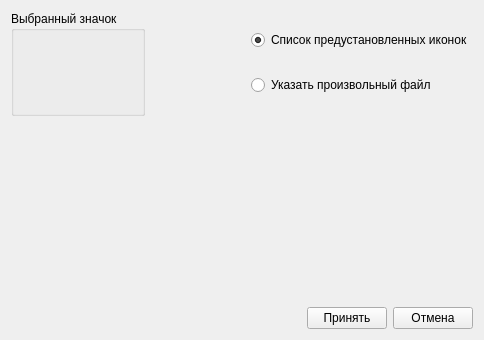
<?xml version="1.0" encoding="UTF-8"?>
<ui version="4.0">
 <class>ChooseIcon</class>
 <widget class="QWidget" name="ChooseIcon">
  <property name="geometry">
   <rect>
    <x>0</x>
    <y>0</y>
    <width>484</width>
    <height>340</height>
   </rect>
  </property>
  <property name="windowTitle">
   <string>Выбор значка приложения</string>
  </property>
  <layout class="QVBoxLayout" name="verticalLayout_4">
   <item>
    <layout class="QHBoxLayout" name="horizontalLayout_2">
     <item>
      <widget class="QGroupBox" name="groupBox">
       <property name="title">
        <string>Выбранный значок</string>
       </property>
       <layout class="QVBoxLayout" name="verticalLayout_3">
        <item>
         <widget class="QLabel" name="previewLabel">
          <property name="sizePolicy">
           <sizepolicy hsizetype="Fixed" vsizetype="Fixed">
            <horstretch>0</horstretch>
            <verstretch>0</verstretch>
           </sizepolicy>
          </property>
          <property name="minimumSize">
           <size>
            <width>64</width>
            <height>64</height>
           </size>
          </property>
          <property name="maximumSize">
           <size>
            <width>64</width>
            <height>64</height>
           </size>
          </property>
          <property name="text">
           <string/>
          </property>
         </widget>
        </item>
       </layout>
      </widget>
     </item>
     <item>
      <spacer name="horizontalSpacer">
       <property name="orientation">
        <enum>Qt::Horizontal</enum>
       </property>
       <property name="sizeHint" stdset="0">
        <size>
         <width>40</width>
         <height>20</height>
        </size>
       </property>
      </spacer>
     </item>
     <item>
      <layout class="QVBoxLayout" name="verticalLayout_2">
       <item>
        <widget class="QRadioButton" name="defaultRadioButton">
         <property name="text">
          <string>Список предустановленных иконок</string>
         </property>
         <property name="checked">
          <bool>true</bool>
         </property>
        </widget>
       </item>
       <item>
        <widget class="QRadioButton" name="manualRadioButton">
         <property name="text">
          <string>Указать произвольный файл</string>
         </property>
        </widget>
       </item>
      </layout>
     </item>
    </layout>
   </item>
   <item>
    <widget class="QStackedWidget" name="stackedWidget">
     <property name="currentIndex">
      <number>1</number>
     </property>
     <widget class="QWidget" name="pageManual">
      <layout class="QVBoxLayout" name="verticalLayout">
       <item>
        <layout class="QHBoxLayout" name="horizontalLayout">
         <item>
          <widget class="QLineEdit" name="pathLineEdit"/>
         </item>
         <item>
          <widget class="QPushButton" name="openButton">
           <property name="toolTip">
            <string>Выбрать файл</string>
           </property>
           <property name="text">
            <string>Открыть</string>
           </property>
          </widget>
         </item>
        </layout>
       </item>
       <item>
        <spacer name="verticalSpacer">
         <property name="orientation">
          <enum>Qt::Vertical</enum>
         </property>
         <property name="sizeHint" stdset="0">
          <size>
           <width>20</width>
           <height>116</height>
          </size>
         </property>
        </spacer>
       </item>
      </layout>
     </widget>
     <widget class="QWidget" name="pageDefault">
      <layout class="QGridLayout" name="gridLayout">
       <item row="0" column="0">
        <spacer name="verticalSpacer_2">
         <property name="orientation">
          <enum>Qt::Vertical</enum>
         </property>
         <property name="sizeHint" stdset="0">
          <size>
           <width>20</width>
           <height>91</height>
          </size>
         </property>
        </spacer>
       </item>
      </layout>
     </widget>
    </widget>
   </item>
   <item>
    <layout class="QHBoxLayout" name="horizontalLayout_4">
     <item>
      <spacer name="horizontalSpacer_2">
       <property name="orientation">
        <enum>Qt::Horizontal</enum>
       </property>
       <property name="sizeHint" stdset="0">
        <size>
         <width>40</width>
         <height>20</height>
        </size>
       </property>
      </spacer>
     </item>
     <item>
      <widget class="QPushButton" name="applyButton">
       <property name="toolTip">
        <string>Сохранить изменения</string>
       </property>
       <property name="text">
        <string>Принять</string>
       </property>
      </widget>
     </item>
     <item>
      <widget class="QPushButton" name="cancelButton">
       <property name="toolTip">
        <string>Закрыть без сохранения</string>
       </property>
       <property name="text">
        <string>Отмена</string>
       </property>
      </widget>
     </item>
    </layout>
   </item>
  </layout>
 </widget>
 <tabstops>
  <tabstop>applyButton</tabstop>
  <tabstop>cancelButton</tabstop>
  <tabstop>defaultRadioButton</tabstop>
  <tabstop>manualRadioButton</tabstop>
  <tabstop>pathLineEdit</tabstop>
  <tabstop>openButton</tabstop>
 </tabstops>
 <resources/>
 <connections/>
</ui>
